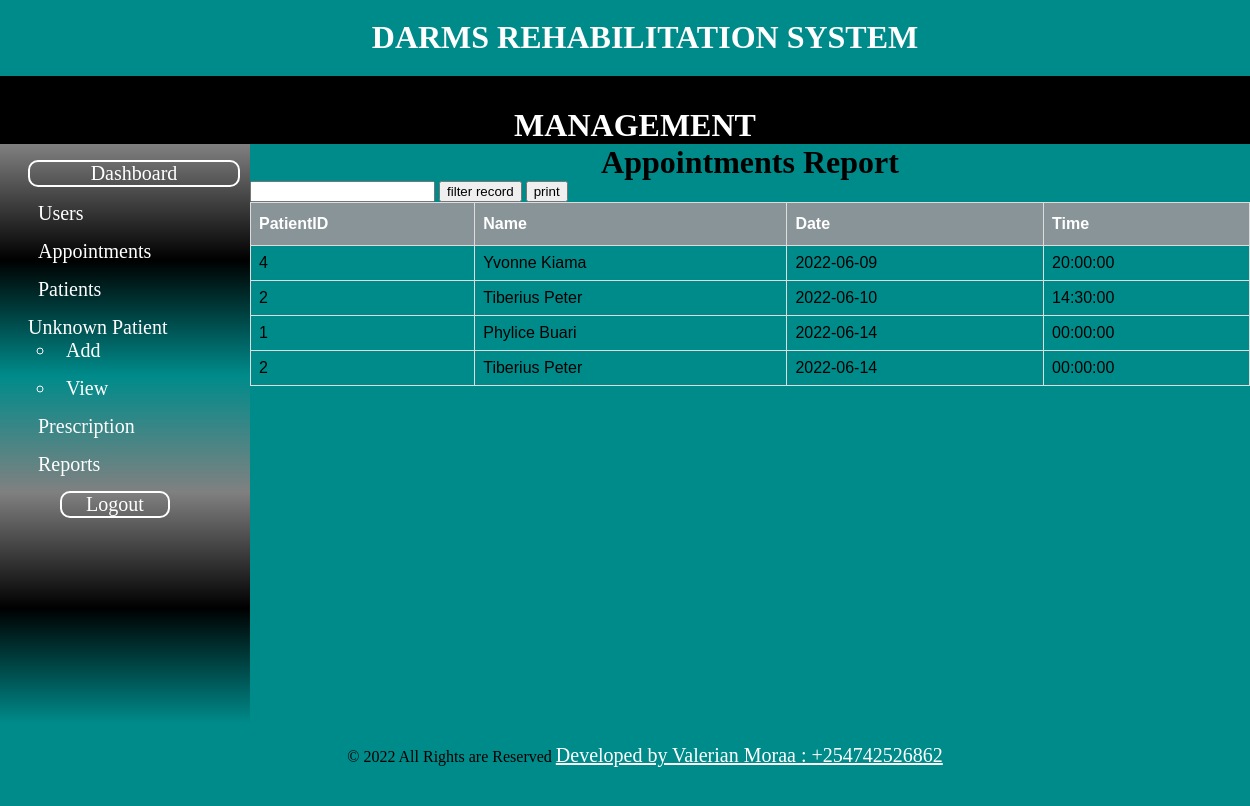
Screenshot of /admin/filter_totalapps.php with the database file from the repository.
### tables this page shows
CREATE TABLE `appointment` (
  `appointment_id` int(10) NOT NULL,
  `doctorid` int(10) NOT NULL,
  `patientid` int(10) NOT NULL,
  `appointment_date` date NOT NULL,
  `appointment_time` time NOT NULL,
  `createdat` date DEFAULT NULL
);

CREATE TABLE `patient` (
  `patient_id` int(10) NOT NULL,
  `patient_name` varchar(100) NOT NULL,
  `patient_email` varchar(100) DEFAULT NULL,
  `patient_mobile` varchar(100) DEFAULT NULL,
  `patient_gender` varchar(50) NOT NULL,
  `Date_of_birth` date NOT NULL,
  `guardian` varchar(100) DEFAULT NULL,
  `patient_address` varchar(100) DEFAULT NULL,
  `createdat` date DEFAULT NULL
);

### admin/filter_totalapps.php (the view, shortened to what this page needs)
<?php include "includes/header.php"; ?>
<?php include "includes/navigation.php"; ?>
<?php include "includes/sidebar.php"; ?>
<div class="article">
    <h1 id="titleoftable">Appointments Report</h1>
    <form method="post">
        <input type="text" name="search_data" />
        <input type="submit" name="search_detail" value="filter record" />
        <input type="button" onclick="windows.print()" value="print" />
    </form>
    <table id="appointments">
        <thead>
            <th>PatientID</th>
            <th>Name</th>
            <th>Date</th>
            <th>Time</th>
        </thead>
        <tbody>
            <?php
            $db = mysqli_connect('localhost', 'Valerian', '#Valeriephyl254', 'darms');
            $query = "SELECT * FROM appointment JOIN patient ON appointment.patientid=patient.patient_id AND appointment_date LIKE '%$search_totalapps%'";
            $select_all_appointments = mysqli_query($db, $query);
            while ($row = mysqli_fetch_assoc($select_all_appointments)) {
                $patient= $row['patientid'];
                $name= $row['patient_name'];
                $date = $row['appointment_date'];
                $time = $row['appointment_time'];
                echo "<tr>";
                echo "<td>{$patient}</td>";
                echo "<td>{$name}</td>";
                echo "<td>{$date}</td>";
                echo "<td>{$time}</td>";
                echo "</tr>";
            }
            ?>
        </tbody>
    </table>
</div>
<?php include "includes/footer.php"; ?>

### admin/includes/header.php (style rules this page uses)
body { border: 0; margin: 0; overflow-x: hidden; background: darkcyan; }
h1 { text-align: center; }
.article { width: 80%; float: left; height: 580px; }

### admin/filter_totalapps.php (style rules this page uses)
#titleoftable { text-align: center; margin: auto; }
#appointments { font-family: Arial, Helvetica, sans-serif; border-collapse: collapse; width: 100%; }
#appointments td, #appointments th { border: 1px solid #ddd; padding: 8px; }
#appointments th { padding-top: 12px; padding-bottom: 12px; text-align: left; background-color: #899499; color: white; }

### rows the page displays
appointment: patientid "4", patientid.patient_name "Yvonne Kiama", appointment_date "2022-06-09", appointment_time "20:00:00"
appointment: patientid "2", patientid.patient_name "Tiberius Peter", appointment_date "2022-06-10", appointment_time "14:30:00"
appointment: patientid "1", patientid.patient_name "Phylice Buari", appointment_date "2022-06-14", appointment_time "00:00:00"
appointment: patientid "2", patientid.patient_name "Tiberius Peter", appointment_date "2022-06-14", appointment_time "00:00:00"
